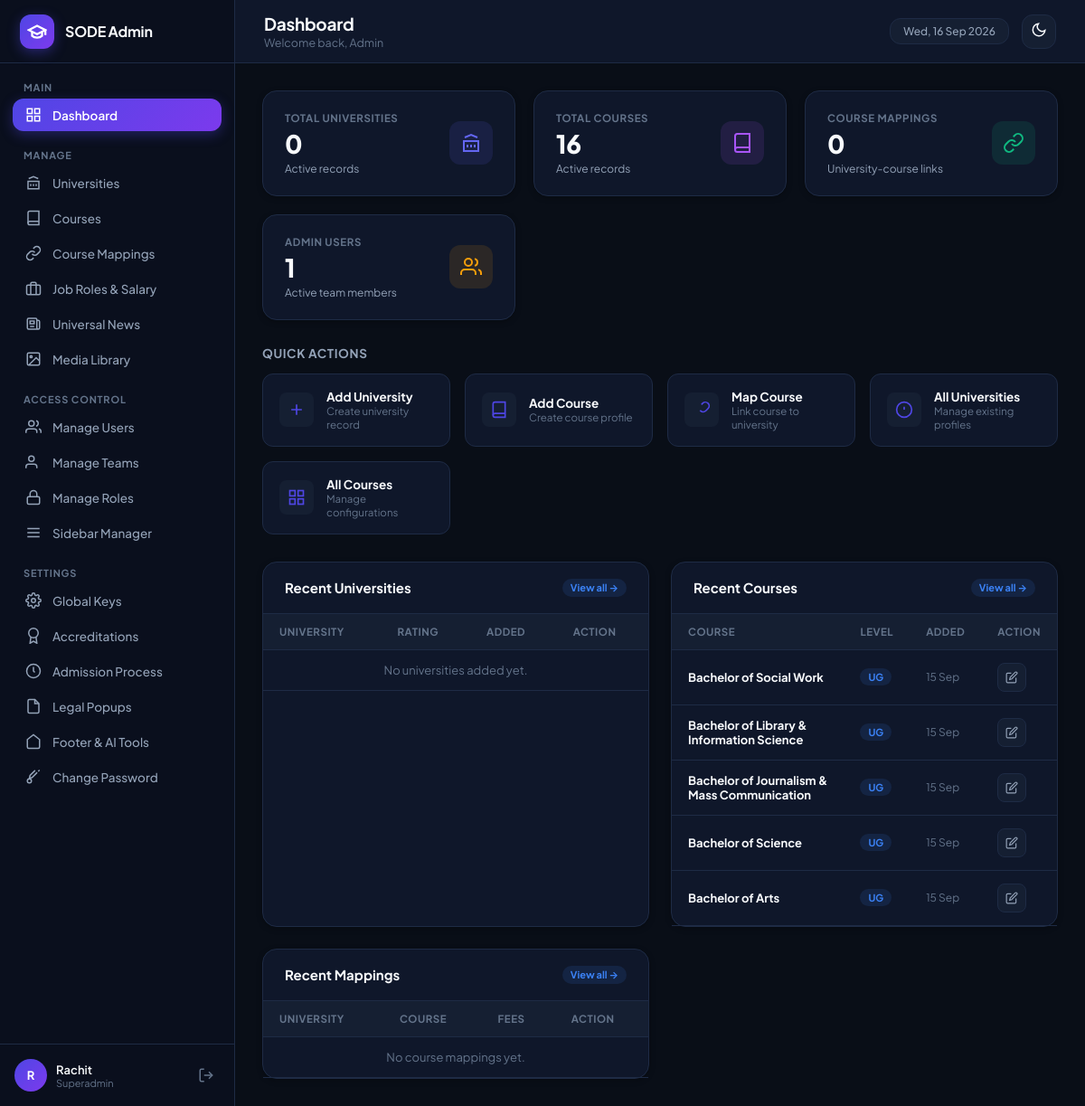
Page /admin/dashboard.php (signed in) on the committed database.
### tables this page shows
CREATE TABLE IF NOT EXISTS `sidebar_items` (
  `id` INT UNSIGNED AUTO_INCREMENT PRIMARY KEY,
  `display_name` VARCHAR(100) NOT NULL,
  `page_route` VARCHAR(255) NOT NULL,
  `sort_order` INT DEFAULT 0,
  `active_page_key` VARCHAR(100) NOT NULL,
  `rbac_module_key` VARCHAR(100) NOT NULL,
  `menu_section` VARCHAR(100) DEFAULT 'Manage',
  `icon_svg` TEXT NULL,
  `is_superadmin_only` TINYINT(1) DEFAULT 0,
  `is_active` TINYINT(1) DEFAULT 1,
  `created_at` TIMESTAMP DEFAULT CURRENT_TIMESTAMP
);

CREATE TABLE IF NOT EXISTS `courses` (
  `id` INT UNSIGNED AUTO_INCREMENT PRIMARY KEY,
  `full_name` VARCHAR(255) NOT NULL,
  `short_name` VARCHAR(100) NOT NULL,
  `slug` VARCHAR(100) NOT NULL UNIQUE,
  `level` ENUM('UG', 'PG', 'Diploma', 'Certificate') DEFAULT 'PG',
  `description` TEXT NULL,
  `created_at` TIMESTAMP DEFAULT CURRENT_TIMESTAMP
);

### admin/dashboard.php (the view, shortened to what the rows shown need)
<?php
$active_page_key = 'dashboard';
$db = get_db_connection();
$recent_courses = $db->query("
    SELECT id, full_name, short_name, level, created_at
    FROM courses
    ORDER BY id DESC LIMIT 5
")->fetchAll();
require_once ADMIN_PATH . '/includes/header.php';
?>
<div style="display:grid; grid-template-columns: repeat(auto-fit, minmax(320px, 1fr)); gap:24px;">
    <div class="admin-card">
        <div class="table-responsive">
            <table class="admin-table">
                <thead>
                    <tr>
                        <th>University</th>
                        <th>Rating</th>
                        <th>Added</th>
                        <th>Action</th>
                    </tr>
                </thead>
            </table>
        </div>
    </div>
    <div class="admin-card">
        <div class="table-responsive">
            <table class="admin-table">
                <thead>
                    <tr>
                        <th>Course</th>
                        <th>Level</th>
                        <th>Added</th>
                        <th>Action</th>
                    </tr>
                </thead>
                <tbody>
                    <?php if (empty($recent_courses)): ?>
                        <tr><td colspan="4" style="text-align:center; color:var(--text-dim);">No courses added yet.</td></tr>
                    <?php else: ?>
                        <?php foreach ($recent_courses as $c): ?>
                            <tr>
                                <td>
                                    <strong><?php echo htmlspecialchars($c['full_name']); ?></strong>
                                </td>
                                <td>
                                    <span class="badge badge-info"><?php echo htmlspecialchars($c['level'] ?? 'PG'); ?></span>
                                </td>
                                <td style="color:var(--text-dim); font-size:12px;">
                                    <?php echo date('d M', strtotime($c['created_at'])); ?>
                                </td>
                                <td>
                                    <a href="<?php echo BASE_URL; ?>/modules/courses/index.php?edit_id=<?php echo $c['id']; ?>" class="action-btn" title="Edit">
                                        <svg width="14" height="14" viewBox="0 0 24 24" fill="none" stroke="currentColor" stroke-width="2"><path d="M11 4H4a2 2 0 0 0-2 2v14a2 2 0 0 0 2 2h14a2 2 0 0 0 2-2v-7"></path><path d="M18.5 2.5a2.121 2.121 0 0 1 3 3L12 15l-4 1 1-4 9.5-9.5z"></path></svg>
                                    </a>
                                </td>
                            </tr>
                        <?php endforeach; ?>
                    <?php endif; ?>
                </tbody>
            </table>
        </div>
    </div>
    <div class="admin-card">
        <div class="table-responsive">
            <table class="admin-table">
                <thead>
                    <tr>
                        <th>University</th>
                        <th>Course</th>
                        <th>Fees</th>
                        <th>Action</th>
                    </tr>
                </thead>
            </table>
        </div>
    </div>
</div>
<?php
require_once ADMIN_PATH . '/includes/footer.php';
?>

### admin/includes/sidebar.php (shortened to what the rows shown need)
<?php
$sidebar_items = get_user_sidebar_items();
$grouped_items = [];
foreach ($sidebar_items as $item) {
    $section = !empty($item['menu_section']) ? strtoupper($item['menu_section']) : 'MANAGE';
    $grouped_items[$section][] = $item;
}
$current_page_key = $active_page_key ?? 'dashboard';
?>
<aside class="app-sidebar" id="app-sidebar">
    <nav class="sidebar-nav">
        <?php foreach ($grouped_items as $section_title => $section_items): ?>
            <div class="nav-section">
                <div class="nav-section-title"><?php echo htmlspecialchars($section_title); ?></div>
                <ul class="nav-list">
                    <?php foreach ($section_items as $item):
                        $is_active = ($current_page_key === $item['active_page_key']);
                        $route = (strpos($item['page_route'], 'http') === 0) ? $item['page_route'] : BASE_URL . '/' . ltrim($item['page_route'], '/');
                    ?>
                        <li class="nav-item <?php echo $is_active ? 'active' : ''; ?>">
                            <a href="<?php echo htmlspecialchars($route); ?>">
                                <?php if (!empty($item['icon_svg'])): ?>
                                    <?php echo $item['icon_svg']; ?>
                                <?php else: ?>
                                    <svg width="18" height="18" viewBox="0 0 24 24" fill="none" stroke="currentColor" stroke-width="2"><circle cx="12" cy="12" r="4"></circle></svg>
                                <?php endif; ?>
                                <span><?php echo htmlspecialchars($item['display_name']); ?></span>
                            </a>
                        </li>
                    <?php endforeach; ?>
                </ul>
            </div>
        <?php endforeach; ?>
    </nav>
</aside>

### rows in the picture
sidebar_items: display_name "Dashboard"
sidebar_items: display_name "Universities"
sidebar_items: display_name "Courses"
sidebar_items: display_name "Course Mappings"
sidebar_items: display_name "Job Roles & Salary"
sidebar_items: display_name "Universal News"
sidebar_items: display_name "Media Library"
sidebar_items: display_name "Manage Users"
sidebar_items: display_name "Manage Teams"
sidebar_items: display_name "Manage Roles"
sidebar_items: display_name "Sidebar Manager"
sidebar_items: display_name "Global Keys"
sidebar_items: display_name "Accreditations"
sidebar_items: display_name "Admission Process"
sidebar_items: display_name "Legal Popups"
sidebar_items: display_name "Footer & AI Tools"
sidebar_items: display_name "Change Password"
courses: full_name "Bachelor of Social Work", level "UG", created_at "15 Sep"
courses: full_name "Bachelor of Library & Information Science", level "UG", created_at "15 Sep"
courses: full_name "Bachelor of Journalism & Mass Communication", level "UG", created_at "15 Sep"
courses: full_name "Bachelor of Science", level "UG", created_at "15 Sep"
courses: full_name "Bachelor of Arts", level "UG", created_at "15 Sep"

### other values in the picture
APP_NAME "SODE Admin"
$section_title "MAIN"
$section_title "MANAGE"
$section_title "ACCESS CONTROL"
$section_title "SETTINGS"
get_user_initials($current_user['name']) "R"
$current_user['name'] "Rachit"
$current_user['role_name'] "Superadmin"
$page_title "Dashboard"
$page_subtitle "Welcome back, Admin"
$total_unis "0"
$total_courses "16"
$total_mappings "0"
$total_users "1"
